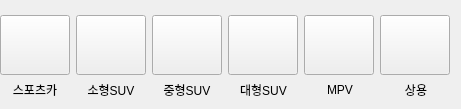
     <widget class="QWidget" name="page_11">
      <widget class="QWidget" name="layoutWidget">
       <property name="geometry">
        <rect>
         <x>0</x>
         <y>10</y>
         <width>452</width>
         <height>71</height>
        </rect>
       </property>
       <layout class="QHBoxLayout" name="horizontalLayout_4">
        <item>
         <widget class="QPushButton" name="type7_btn">
          <property name="sizePolicy">
           <sizepolicy hsizetype="Fixed" vsizetype="Fixed">
            <horstretch>0</horstretch>
            <verstretch>0</verstretch>
           </sizepolicy>
          </property>
          <property name="minimumSize">
           <size>
            <width>70</width>
            <height>60</height>
           </size>
          </property>
          <property name="styleSheet">
           <string notr="true">border-image: url(:/danawa_car/Danawa_car_image/type7_btn.png);</string>
          </property>
          <property name="text">
           <string/>
          </property>
         </widget>
        </item>
        <item>
         <widget class="QPushButton" name="type8_btn">
          <property name="sizePolicy">
           <sizepolicy hsizetype="Fixed" vsizetype="Fixed">
            <horstretch>0</horstretch>
            <verstretch>0</verstretch>
           </sizepolicy>
          </property>
          <property name="minimumSize">
           <size>
            <width>70</width>
            <height>60</height>
           </size>
          </property>
          <property name="styleSheet">
           <string notr="true">border-image: url(:/danawa_car/Danawa_car_image/type8_btn.png);</string>
          </property>
          <property name="text">
           <string/>
          </property>
         </widget>
        </item>
        <item>
         <widget class="QPushButton" name="type9_btn">
          <property name="sizePolicy">
           <sizepolicy hsizetype="Fixed" vsizetype="Fixed">
            <horstretch>0</horstretch>
            <verstretch>0</verstretch>
           </sizepolicy>
          </property>
          <property name="minimumSize">
           <size>
            <width>70</width>
            <height>60</height>
           </size>
          </property>
          <property name="styleSheet">
           <string notr="true">border-image: url(:/danawa_car/Danawa_car_image/type9_btn.png);</string>
          </property>
          <property name="text">
           <string/>
          </property>
         </widget>
        </item>
        <item>
         <widget class="QPushButton" name="type10_btn">
          <property name="sizePolicy">
           <sizepolicy hsizetype="Fixed" vsizetype="Fixed">
            <horstretch>0</horstretch>
            <verstretch>0</verstretch>
           </sizepolicy>
          </property>
          <property name="minimumSize">
           <size>
            <width>70</width>
            <height>60</height>
           </size>
          </property>
          <property name="styleSheet">
           <string notr="true">border-image: url(:/danawa_car/Danawa_car_image/type10_btn.png);</string>
          </property>
          <property name="text">
           <string/>
          </property>
         </widget>
        </item>
        <item>
         <widget class="QPushButton" name="type11_btn">
          <property name="sizePolicy">
           <sizepolicy hsizetype="Fixed" vsizetype="Fixed">
            <horstretch>0</horstretch>
            <verstretch>0</verstretch>
           </sizepolicy>
          </property>
          <property name="minimumSize">
           <size>
            <width>70</width>
            <height>60</height>
           </size>
          </property>
          <property name="styleSheet">
           <string notr="true">border-image: url(:/danawa_car/Danawa_car_image/type11_btn.png);</string>
          </property>
          <property name="text">
           <string/>
          </property>
         </widget>
        </item>
        <item>
         <widget class="QPushButton" name="type12_btn">
          <property name="sizePolicy">
           <sizepolicy hsizetype="Fixed" vsizetype="Fixed">
            <horstretch>0</horstretch>
            <verstretch>0</verstretch>
           </sizepolicy>
          </property>
          <property name="minimumSize">
           <size>
            <width>70</width>
            <height>60</height>
           </size>
          </property>
          <property name="styleSheet">
           <string notr="true">border-image: url(:/danawa_car/Danawa_car_image/type12_btn.png);</string>
          </property>
          <property name="text">
           <string/>
          </property>
         </widget>
        </item>
       </layout>
      </widget>
      <widget class="QWidget" name="layoutWidget_9">
       <property name="geometry">
        <rect>
         <x>0</x>
         <y>80</y>
         <width>451</width>
         <height>20</height>
        </rect>
       </property>
       <layout class="QHBoxLayout" name="horizontalLayout_8">
        <item>
         <widget class="QLabel" name="label_44">
          <property name="text">
           <string>스포츠카</string>
          </property>
          <property name="alignment">
           <set>Qt::AlignCenter</set>
          </property>
         </widget>
        </item>
        <item>
         <widget class="QLabel" name="label_45">
          <property name="text">
           <string>소형SUV</string>
          </property>
          <property name="alignment">
           <set>Qt::AlignCenter</set>
          </property>
         </widget>
        </item>
        <item>
         <widget class="QLabel" name="label_46">
          <property name="text">
           <string>중형SUV</string>
          </property>
          <property name="alignment">
           <set>Qt::AlignCenter</set>
          </property>
         </widget>
        </item>
        <item>
         <widget class="QLabel" name="label_47">
          <property name="text">
           <string>대형SUV</string>
          </property>
          <property name="alignment">
           <set>Qt::AlignCenter</set>
          </property>
         </widget>
        </item>
        <item>
         <widget class="QLabel" name="label_48">
          <property name="text">
           <string>MPV</string>
          </property>
          <property name="alignment">
           <set>Qt::AlignCenter</set>
          </property>
         </widget>
        </item>
        <item>
         <widget class="QLabel" name="label_49">
          <property name="text">
           <string>상용</string>
          </property>
          <property name="alignment">
           <set>Qt::AlignCenter</set>
          </property>
         </widget>
        </item>
       </layout>
      </widget>
     </widget>
